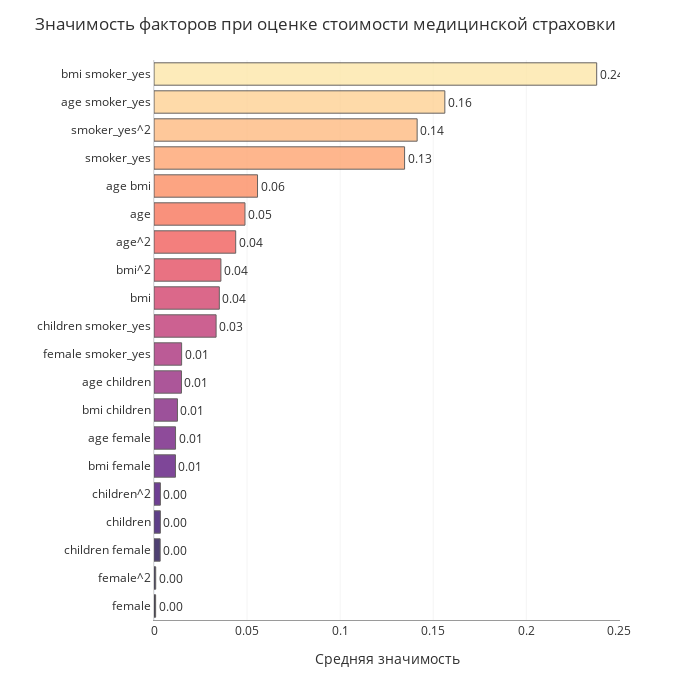

Notebook source saved alongside this figure:
### Code cell
col=sns.color_palette("magma", 20).as_hex()[::-1]
feat_importance.set_index(X_train.columns, inplace=True)
ft=pd.DataFrame({"Средняя значимость":feat_importance.mean(axis=1)})
plot_df=ft.nlargest(20, columns="Средняя значимость").sort_values(by="Средняя значимость",ascending=False)
fig = px.bar(plot_df, x="Средняя значимость", y=plot_df.index, text="Средняя значимость", height=700,
             color=plot_df.index,width=700,opacity=.8,color_discrete_sequence=col)
fig.update_traces(texttemplate='%{text:.2f}', textposition='outside',
                  marker_line=dict(width=1, color='#3F3B3A'), showlegend=False, 
                  hovertemplate='Значимость = <b>%{x:.2}</b>')
fig.update_layout(title_text='Значимость факторов при оценке стоимости медицинской страховки', 
                  coloraxis_showscale=False, yaxis_title="", font_color="#303030", yaxis_linecolor="#D8D8D8", 
                  xaxis=dict(title="Средняя значимость", showgrid=True, showline=True, 
                             linecolor="#9A9A9A", gridcolor="#F5F5F5"))

### Figure 1 — Plotly figure (JSON) as saved in the notebook; plotly's stock layout.template omitted (floating-point values rounded to 4 significant figures)
{"data": [{"alignmentgroup": "True", "hovertemplate": "Значимость = <b>%{x:.2}</b>", "legendgroup": "bmi smoker_yes", "marker": {"color": "#fde7a9", "line": {"color": "#3F3B3A", "width": 1}, "opacity": 0.8, "pattern": {"shape": ""}}, "name": "bmi smoker_yes", "offsetgroup": "bmi smoker_yes", "orientation": "h", "showlegend": false, "text": [0.2378], "textposition": "outside", "texttemplate": "%{text:.2f}", "type": "bar", "x": [0.2378], "xaxis": "x", "y": ["bmi smoker_yes"], "yaxis": "y"}, {"alignmentgroup": "True", "hovertemplate": "Значимость = <b>%{x:.2}</b>", "legendgroup": "age smoker_yes", "marker": {"color": "#fed194", "line": {"color": "#3F3B3A", "width": 1}, "opacity": 0.8, "pattern": {"shape": ""}}, "name": "age smoker_yes", "offsetgroup": "age smoker_yes", "orientation": "h", "showlegend": false, "text": [0.1562], "textposition": "outside", "texttemplate": "%{text:.2f}", "type": "bar", "x": [0.1562], "xaxis": "x", "y": ["age smoker_yes"], "yaxis": "y"}, {"alignmentgroup": "True", "hovertemplate": "Значимость = <b>%{x:.2}</b>", "legendgroup": "smoker_yes^2", "marker": {"color": "#febb81", "line": {"color": "#3F3B3A", "width": 1}, "opacity": 0.8, "pattern": {"shape": ""}}, "name": "smoker_yes^2", "offsetgroup": "smoker_yes^2", "orientation": "h", "showlegend": false, "text": [0.1414], "textposition": "outside", "texttemplate": "%{text:.2f}", "type": "bar", "x": [0.1414], "xaxis": "x", "y": ["smoker_yes^2"], "yaxis": "y"}, {"alignmentgroup": "True", "hovertemplate": "Значимость = <b>%{x:.2}</b>", "legendgroup": "smoker_yes", "marker": {"color": "#fea571", "line": {"color": "#3F3B3A", "width": 1}, "opacity": 0.8, "pattern": {"shape": ""}}, "name": "smoker_yes", "offsetgroup": "smoker_yes", "orientation": "h", "showlegend": false, "text": [0.1346], "textposition": "outside", "texttemplate": "%{text:.2f}", "type": "bar", "x": [0.1346], "xaxis": "x", "y": ["smoker_yes"], "yaxis": "y"}, {"alignmentgroup": "True", "hovertemplate": "Значимость = <b>%{x:.2}</b>", "legendgroup": "age bmi", "marker": {"color": "#fc8e64", "line": {"color": "#3F3B3A", "width": 1}, "opacity": 0.8, "pattern": {"shape": ""}}, "name": "age bmi", "offsetgroup": "age bmi", "orientation": "h", "showlegend": false, "text": [0.05561], "textposition": "outside", "texttemplate": "%{text:.2f}", "type": "bar", "x": [0.05561], "xaxis": "x", "y": ["age bmi"], "yaxis": "y"}, {"alignmentgroup": "True", "hovertemplate": "Значимость = <b>%{x:.2}</b>", "legendgroup": "age", "marker": {"color": "#f8765c", "line": {"color": "#3F3B3A", "width": 1}, "opacity": 0.8, "pattern": {"shape": ""}}, "name": "age", "offsetgroup": "age", "orientation": "h", "showlegend": false, "text": [0.04887], "textposition": "outside", "texttemplate": "%{text:.2f}", "type": "bar", "x": [0.04887], "xaxis": "x", "y": ["age"], "yaxis": "y"}, {"alignmentgroup": "True", "hovertemplate": "Значимость = <b>%{x:.2}</b>", "legendgroup": "age^2", "marker": {"color": "#f1605d", "line": {"color": "#3F3B3A", "width": 1}, "opacity": 0.8, "pattern": {"shape": ""}}, "name": "age^2", "offsetgroup": "age^2", "orientation": "h", "showlegend": false, "text": [0.04388], "textposition": "outside", "texttemplate": "%{text:.2f}", "type": "bar", "x": [0.04388], "xaxis": "x", "y": ["age^2"], "yaxis": "y"}, {"alignmentgroup": "True", "hovertemplate": "Значимость = <b>%{x:.2}</b>", "legendgroup": "bmi^2", "marker": {"color": "#e44f64", "line": {"color": "#3F3B3A", "width": 1}, "opacity": 0.8, "pattern": {"shape": ""}}, "name": "bmi^2", "offsetgroup": "bmi^2", "orientation": "h", "showlegend": false, "text": [0.03594], "textposition": "outside", "texttemplate": "%{text:.2f}", "type": "bar", "x": [0.03594], "xaxis": "x", "y": ["bmi^2"], "yaxis": "y"}, {"alignmentgroup": "True", "hovertemplate": "Значимость = <b>%{x:.2}</b>", "legendgroup": "bmi", "marker": {"color": "#d3436e", "line": {"color": "#3F3B3A", "width": 1}, "opacity": 0.8, "pattern": {"shape": ""}}, "name": "bmi", "offsetgroup": "bmi", "orientation": "h", "showlegend": false, "text": [0.0351], "textposition": "outside", "texttemplate": "%{text:.2f}", "type": "bar", "x": [0.0351], "xaxis": "x", "y": ["bmi"], "yaxis": "y"}, {"alignmentgroup": "True", "hovertemplate": "Значимость = <b>%{x:.2}</b>", "legendgroup": "children smoker_yes", "marker": {"color": "#c03a76", "line": {"color": "#3F3B3A", "width": 1}, "opacity": 0.8, "pattern": {"shape": ""}}, "name": "children smoker_yes", "offsetgroup": "children smoker_yes", "orientation": "h", "showlegend": false, "text": [0.03336], "textposition": "outside", "texttemplate": "%{text:.2f}", "type": "bar", "x": [0.03336], "xaxis": "x", "y": ["children smoker_yes"], "yaxis": "y"}, {"alignmentgroup": "True", "hovertemplate": "Значимость = <b>%{x:.2}</b>", "legendgroup": "female smoker_yes", "marker": {"color": "#ab337c", "line": {"color": "#3F3B3A", "width": 1}, "opacity": 0.8, "pattern": {"shape": ""}}, "name": "female smoker_yes", "offsetgroup": "female smoker_yes", "orientation": "h", "showlegend": false, "text": [0.01483], "textposition": "outside", "texttemplate": "%{text:.2f}", "type": "bar", "x": [0.01483], "xaxis": "x", "y": ["female smoker_yes"], "yaxis": "y"}, {"alignmentgroup": "True", "hovertemplate": "Значимость = <b>%{x:.2}</b>", "legendgroup": "age children", "marker": {"color": "#982d80", "line": {"color": "#3F3B3A", "width": 1}, "opacity": 0.8, "pattern": {"shape": ""}}, "name": "age children", "offsetgroup": "age children", "orientation": "h", "showlegend": false, "text": [0.01475], "textposition": "outside", "texttemplate": "%{text:.2f}", "type": "bar", "x": [0.01475], "xaxis": "x", "y": ["age children"], "yaxis": "y"}, {"alignmentgroup": "True", "hovertemplate": "Значимость = <b>%{x:.2}</b>", "legendgroup": "bmi children", "marker": {"color": "#842681", "line": {"color": "#3F3B3A", "width": 1}, "opacity": 0.8, "pattern": {"shape": ""}}, "name": "bmi children", "offsetgroup": "bmi children", "orientation": "h", "showlegend": false, "text": [0.01261], "textposition": "outside", "texttemplate": "%{text:.2f}", "type": "bar", "x": [0.01261], "xaxis": "x", "y": ["bmi children"], "yaxis": "y"}, {"alignmentgroup": "True", "hovertemplate": "Значимость = <b>%{x:.2}</b>", "legendgroup": "age female", "marker": {"color": "#721f81", "line": {"color": "#3F3B3A", "width": 1}, "opacity": 0.8, "pattern": {"shape": ""}}, "name": "age female", "offsetgroup": "age female", "orientation": "h", "showlegend": false, "text": [0.01157], "textposition": "outside", "texttemplate": "%{text:.2f}", "type": "bar", "x": [0.01157], "xaxis": "x", "y": ["age female"], "yaxis": "y"}, {"alignmentgroup": "True", "hovertemplate": "Значимость = <b>%{x:.2}</b>", "legendgroup": "bmi female", "marker": {"color": "#5f187f", "line": {"color": "#3F3B3A", "width": 1}, "opacity": 0.8, "pattern": {"shape": ""}}, "name": "bmi female", "offsetgroup": "bmi female", "orientation": "h", "showlegend": false, "text": [0.01153], "textposition": "outside", "texttemplate": "%{text:.2f}", "type": "bar", "x": [0.01153], "xaxis": "x", "y": ["bmi female"], "yaxis": "y"}, {"alignmentgroup": "True", "hovertemplate": "Значимость = <b>%{x:.2}</b>", "legendgroup": "children^2", "marker": {"color": "#4a1079", "line": {"color": "#3F3B3A", "width": 1}, "opacity": 0.8, "pattern": {"shape": ""}}, "name": "children^2", "offsetgroup": "children^2", "orientation": "h", "showlegend": false, "text": [0.003431], "textposition": "outside", "texttemplate": "%{text:.2f}", "type": "bar", "x": [0.003431], "xaxis": "x", "y": ["children^2"], "yaxis": "y"}, {"alignmentgroup": "True", "hovertemplate": "Значимость = <b>%{x:.2}</b>", "legendgroup": "children", "marker": {"color": "#36106b", "line": {"color": "#3F3B3A", "width": 1}, "opacity": 0.8, "pattern": {"shape": ""}}, "name": "children", "offsetgroup": "children", "orientation": "h", "showlegend": false, "text": [0.003418], "textposition": "outside", "texttemplate": "%{text:.2f}", "type": "bar", "x": [0.003418], "xaxis": "x", "y": ["children"], "yaxis": "y"}, {"alignmentgroup": "True", "hovertemplate": "Значимость = <b>%{x:.2}</b>", "legendgroup": "children female", "marker": {"color": "#221150", "line": {"color": "#3F3B3A", "width": 1}, "opacity": 0.8, "pattern": {"shape": ""}}, "name": "children female", "offsetgroup": "children female", "orientation": "h", "showlegend": false, "text": [0.003312], "textposition": "outside", "texttemplate": "%{text:.2f}", "type": "bar", "x": [0.003312], "xaxis": "x", "y": ["children female"], "yaxis": "y"}, {"alignmentgroup": "True", "hovertemplate": "Значимость = <b>%{x:.2}</b>", "legendgroup": "female^2", "marker": {"color": "#130d34", "line": {"color": "#3F3B3A", "width": 1}, "opacity": 0.8, "pattern": {"shape": ""}}, "name": "female^2", "offsetgroup": "female^2", "orientation": "h", "showlegend": false, "text": [0.0009209], "textposition": "outside", "texttemplate": "%{text:.2f}", "type": "bar", "x": [0.0009209], "xaxis": "x", "y": ["female^2"], "yaxis": "y"}, {"alignmentgroup": "True", "hovertemplate": "Значимость = <b>%{x:.2}</b>", "legendgroup": "female", "marker": {"color": "#06051a", "line": {"color": "#3F3B3A", "width": 1}, "opacity": 0.8, "pattern": {"shape": ""}}, "name": "female", "offsetgroup": "female", "orientation": "h", "showlegend": false, "text": [0.000877], "textposition": "outside", "texttemplate": "%{text:.2f}", "type": "bar", "x": [0.000877], "xaxis": "x", "y": ["female"], "yaxis": "y"}], "layout": {"barmode": "relative", "coloraxis": {"showscale": false}, "font": {"color": "#303030"}, "height": 700, "legend": {"title": {"text": "index"}, "tracegroupgap": 0}, "margin": {"t": 60}, "title": {"text": "Значимость факторов при оценке стоимости медицинской страховки"}, "width": 700, "xaxis": {"anchor": "y", "domain": [0, 1], "gridcolor": "#F5F5F5", "linecolor": "#9A9A9A", "showgrid": true, "showline": true, "title": {"text": "Средняя значимость"}}, "yaxis": {"anchor": "x", "categoryarray": ["female", "female^2", "children female", "children", "children^2", "bmi female", "age female", "bmi children", "age children", "female smoker_yes", "children smoker_yes", "bmi", "bmi^2", "age^2", "age", "age bmi", "smoker_yes", "smoker_yes^2", "age smoker_yes", "bmi smoker_yes"], "categoryorder": "array", "domain": [0, 1], "linecolor": "#D8D8D8", "title": {"text": ""}}}}
